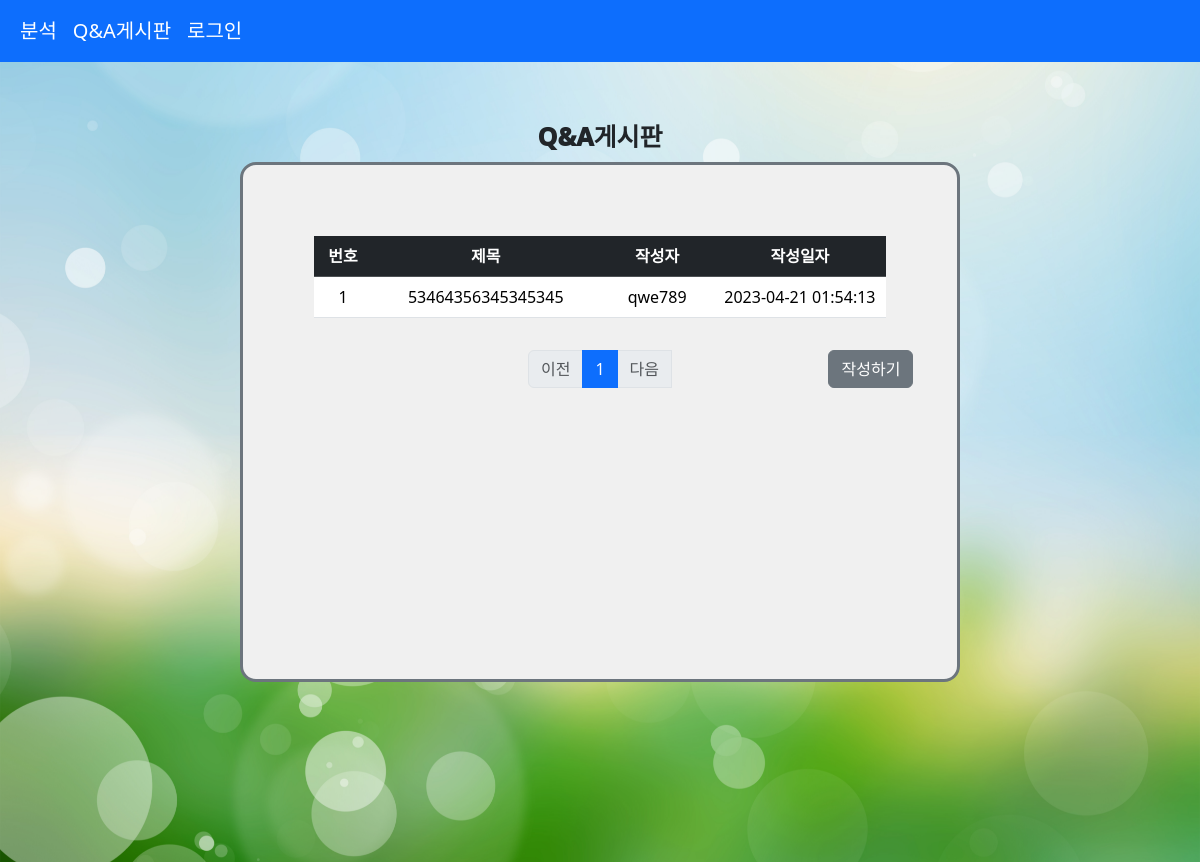
Page /board/index/ on the earlier database version.
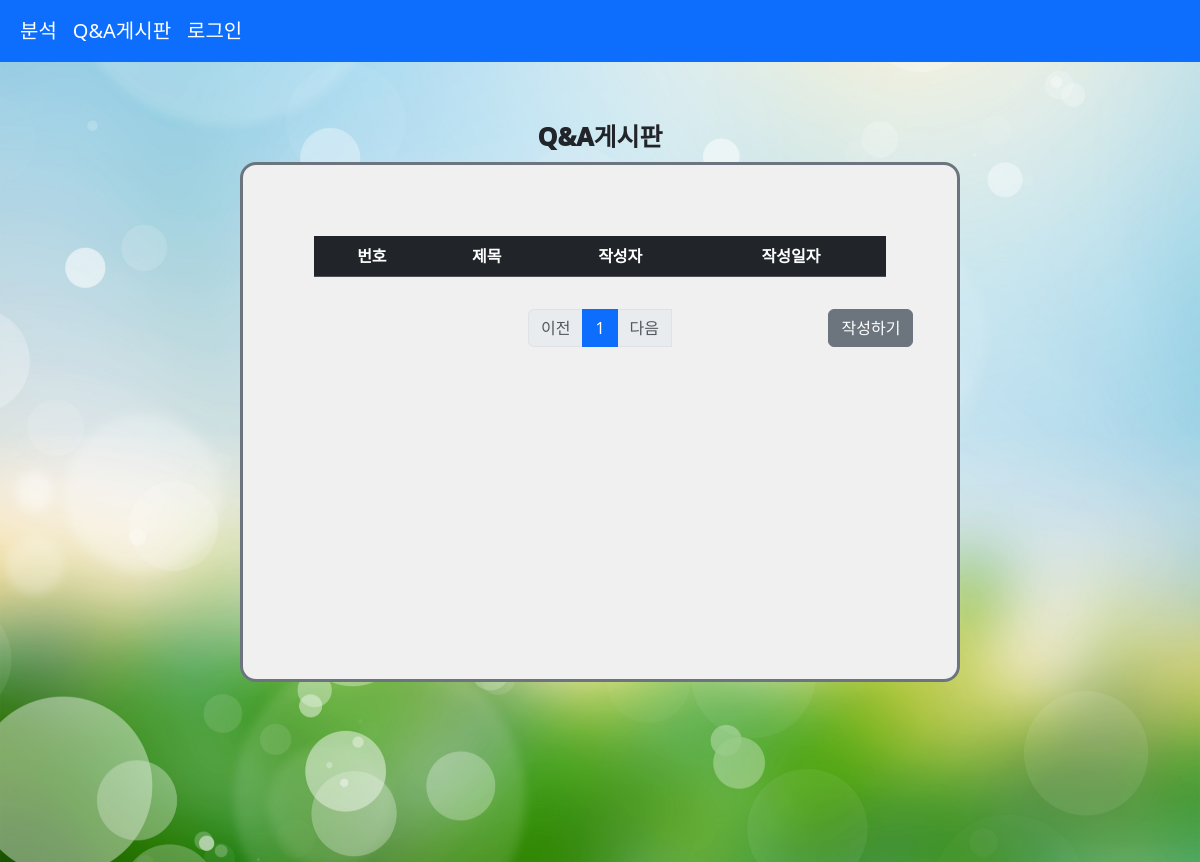
Same page on the later database version.
### board/models.py (models this page shows)
class Board(models.Model):
    qna_title = models.CharField(max_length=300,null=False)
    qna_date = models.DateTimeField(auto_now_add=True,null=False)
    user_id = models.CharField(max_length=15,null=False)
    qna_content = models.CharField(max_length=3000,null=False)

### board/views.py (the view)
# urls.py: path('index/', views.index,name='index'),
@require_safe
def index(request):
    board_list = Board.objects.all().order_by('-id') # 게시글 id 내림차순으로 정렬
    page = request.GET.get('page','1') # url주소로부터 게시물 페이징 정보를 받아옴, 호출 없으면 default 1
    paginator = Paginator(board_list,'7') # 7개 게시물 = 1개 페이지로 처리
    context = {
        'page_obj':paginator.page(page) # paging정보를 context로 전달
    }
    return render(request, 'board/index.html', context)

### board/templates/board/index.html (shortened to what this page needs)
{% extends 'base_main.html' %}
{% load static %}
{% block content %}
    <link rel="stylesheet"
          type="text/css"
          href="{% static 'css/board/index.css' %}">
    <div class="index_outer background">
        <p class="index_label">Q&A게시판</p>
        <div class="border border-3 border-secondary rounded-4 index_inner_1">
            <div class="index_inner_2" >
                <table class="table">
                    <thead class="table-dark">
                        <tr>
                            <th>번호</th>
                            <th>제목</th>
                            <th>작성자</th>
                            <th>작성일자</th>
                        </tr>
                    </thead>
                    {% for board in page_obj %}
                        <tbody>
                            <tr style='cursor:pointer; background-color:white;'
                                onmouseover="this.style.background='gray'"
                                onmouseout="this.style.background='white'"
                                onclick="location.href='{% url 'board:detail' board.pk %}'">
                                <td style="width:10%">{{ board.pk }}</td>
                                <td style="width:40%">{{ board.qna_title }}</td>
                                <td style="width:20%">{{ board.user_id }}</td>
                                <td style="width:30%">{{ board.qna_date|date:'Y-m-d H:i:s' }}</td>
                            </tr>
                        </tbody>
                    {% endfor %}
                </table>
                <div id="paging">
                    <ul class="pagination justify-content-center"
                        style="margin-top: 2rem;
                               display:flex">
                        {% if page_obj.has_previous %}
                            <li class="page-item">
                                <a class="page-link" href="?&page={{ page_obj.previous_page_number }}">이전</a>
                            </li>
                        {% else %}
                            <li class="page-item disabled">
                                <a class="page-link" tabindex="-1" aria-disabled="true" href="#">이전</a>
                            </li>
                        {% endif %}
                        {% for page_number in page_obj.paginator.page_range %}
                            {% if page_number == page_obj.number %}
                                <li class="page-item active" aria-current="page">
                                    <a class="page-link" href="?&page={{ page_number }}">{{ page_number }}</a>
                                </li>
                            {% else %}
                                <li class="page-item">
                                    <a class="page-link" href="?&page={{ page_number }}">{{ page_number }}</a>
                                </li>
                            {% endif %}
                        {% endfor %}
                        {% if page_obj.has_next %}
                            <li class="page-item">
                                <a class="page-link" href="?&page={{ page_obj.next_page_number }}">다음</a>
                            </li>
                        {% else %}
                            <li class="page-item disabled">
                                <a class="page-link" tabindex="-1" aria-disabled="true" href="#">다음</a>
                            </li>
                        {% endif %}
                        <button style="position: absolute;
                                       left: 82%"
                                type="button"
                                class="btn btn-secondary"
                                onclick="location.href='{% url 'board:post' %}'">작성하기</button>
                    </ul>
                </div>
            </div>
        </div>
    </div>
{% endblock %}

Differences in the rows shown:
removed Board: pk "1", qna_title "53464356345345345", user_id "qwe789", qna_date "2023-04-21 01:54:13"
